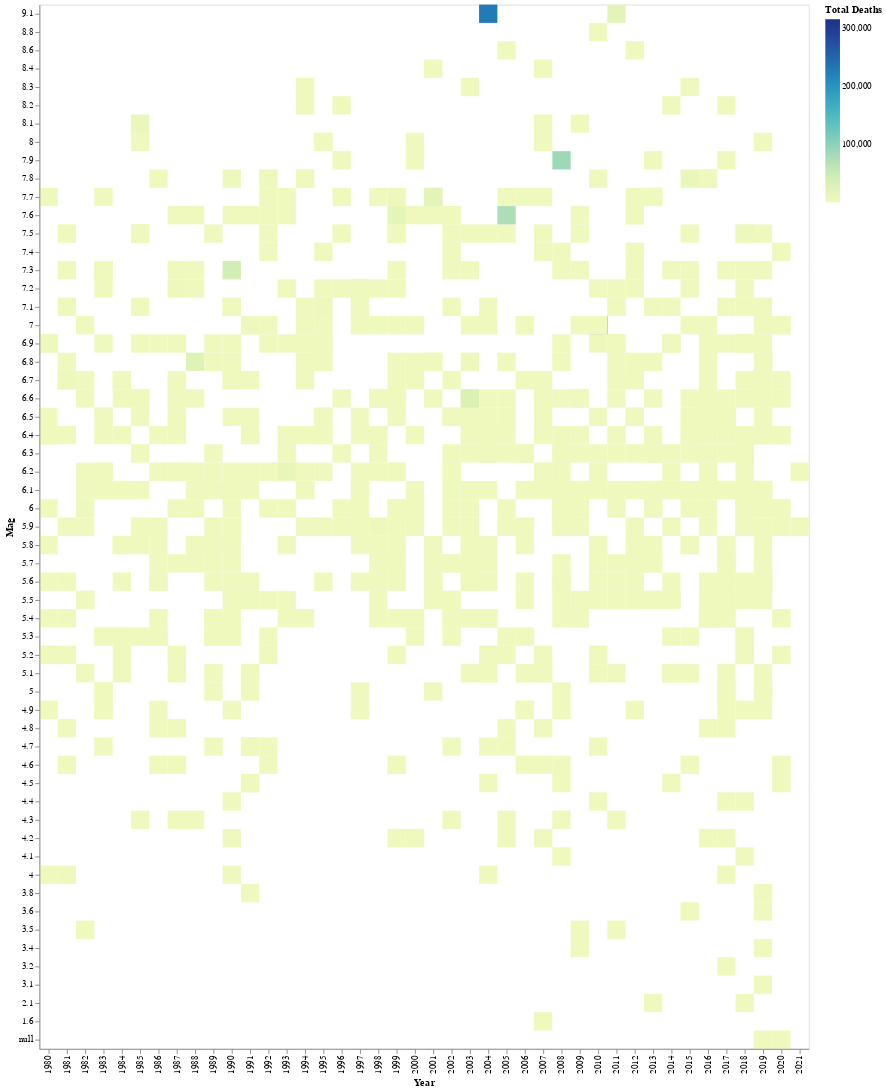

Notebook code for this chart:
### Code cell
# Bun magnitudes? by 0.5 then replace as y-axis
alt.Chart(sub_3).mark_rect().encode(
    x='Year:N',
    y=alt.Y('Mag:N', scale=alt.Scale(reverse=True)),
    color='Total Deaths:Q'
)

### Figure 1 — Vega-Lite specification as saved in the notebook (floating-point values rounded to 4 significant figures; data arrays with more than 128 entries replaced by an {"elided": "..."} marker saying what was removed)
{"config": {"view": {"continuousWidth": 400, "continuousHeight": 300}}, "data": {"name": "data-36dc0dd1a087002434b6f7997f7fe809"}, "mark": "rect", "encoding": {"color": {"type": "quantitative", "field": "Total Deaths"}, "x": {"type": "nominal", "field": "Year"}, "y": {"type": "nominal", "field": "Mag", "scale": {"reverse": true}}}, "$schema": "https://vega.github.io/schema/vega-lite/v4.8.1.json", "datasets": {"data-36dc0dd1a087002434b6f7997f7fe809": {"elided": "814 records"}}}
